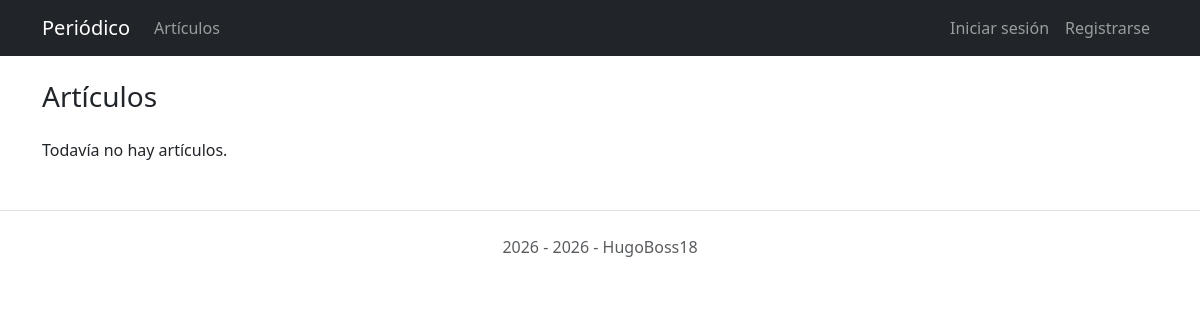
The app's page /articulos/, older data.
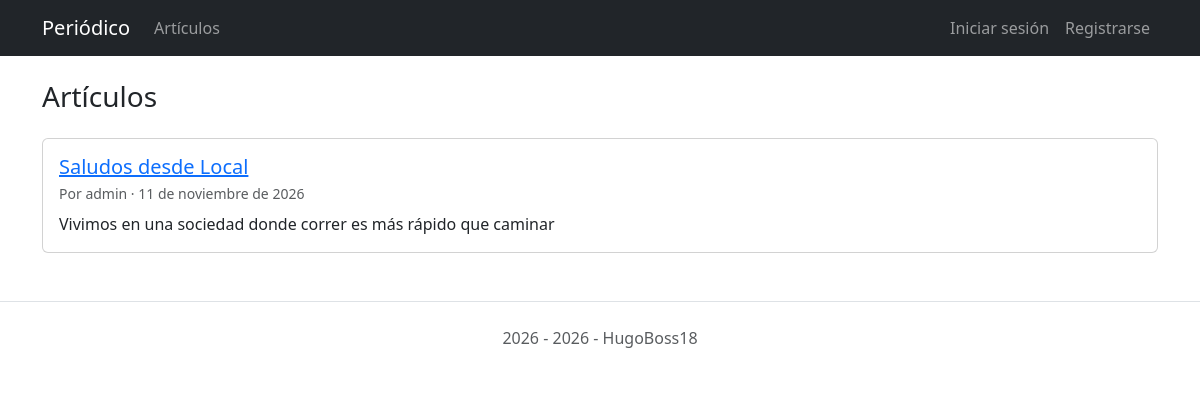
The same page, newer data.
### articulos/models.py (models this page shows, shortened)
class Articulo(models.Model):
    titulo = models.CharField("título", max_length=255)
    cuerpo = models.TextField()
    fecha = models.DateTimeField(auto_now_add=True)
    autor = models.ForeignKey(settings.AUTH_USER_MODEL, on_delete=models.CASCADE)
    class Meta:
        ordering = ["-fecha"]
        verbose_name = "artículo"
        verbose_name_plural = "artículos"
    def get_absolute_url(self):
        return reverse("articulo_detalle", kwargs={"pk": self.pk})

### cuentas/models.py (models this page shows)
class UsuarioPersonalizado(AbstractUser):
    edad = models.PositiveIntegerField(null=True, blank=True)
    ciudad = models.CharField(max_length=100, blank=True)

### articulos/views.py (the view)
# urls.py: path("", VistaListaArticulos.as_view(), name="articulo_lista"),
class VistaListaArticulos(ListView):
    model = Articulo
    template_name = "articulos/lista.html"

### templates/articulos/lista.html (shortened to what this page needs)
{% extends "base.html" %}
{% block contenido %}
  <h1 class="h3 mb-4">Artículos</h1>
  {% for articulo in articulo_list %}
    <div class="card mb-3">
      <div class="card-body">
        <h2 class="card-title h5">
          <a href="{{ articulo.get_absolute_url }}">{{ articulo.titulo }}</a>
        </h2>
        <p class="card-subtitle mb-2 text-body-secondary small">
          Por {{ articulo.autor.username }} · {{ articulo.fecha|date:"j \d\e F \d\e Y"|lower }}
        </p>
        <p class="card-text">{{ articulo.cuerpo|truncatewords:30 }}</p>
      </div>
    </div>
  {% empty %}
    <p>Todavía no hay artículos.</p>
  {% endfor %}
{% endblock contenido %}

Row changes from the older to the newer data that the page shows:
added Articulo: titulo "Saludos desde Local", autor.username "admin", fecha "11 de noviembre de 2026", cuerpo "Vivimos en una sociedad donde correr es más rápido que caminar"
Text that changed along with them:
text no longer shown: "Todavía no hay artículos."
